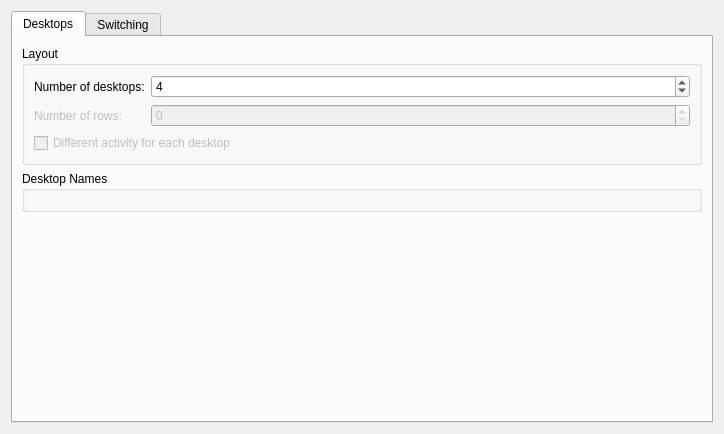
<?xml version="1.0" encoding="UTF-8"?>
<ui version="4.0">
 <class>KWinDesktopConfigForm</class>
 <widget class="QWidget" name="KWinDesktopConfigForm">
  <property name="geometry">
   <rect>
    <x>0</x>
    <y>0</y>
    <width>724</width>
    <height>434</height>
   </rect>
  </property>
  <property name="windowTitle">
   <string>Form</string>
  </property>
  <layout class="QHBoxLayout" name="horizontalLayout">
   <item>
    <widget class="QTabWidget" name="tabWidget">
     <property name="currentIndex">
      <number>0</number>
     </property>
     <widget class="QWidget" name="desktop">
      <attribute name="title">
       <string>Desktops</string>
      </attribute>
      <layout class="QVBoxLayout" name="verticalLayout">
       <item>
        <widget class="QGroupBox" name="groupBox_2">
         <property name="title">
          <string>Layout</string>
         </property>
         <layout class="QFormLayout" name="formLayout_2">
          <property name="fieldGrowthPolicy">
           <enum>QFormLayout::AllNonFixedFieldsGrow</enum>
          </property>
          <item row="0" column="0">
           <widget class="QLabel" name="numberLabel">
            <property name="whatsThis">
             <string>Here you can set how many virtual desktops you want on your KDE desktop. Move the slider to change the value.</string>
            </property>
            <property name="text">
             <string>Number of desktops:</string>
            </property>
            <property name="buddy">
             <cstring>numberSpinBox</cstring>
            </property>
           </widget>
          </item>
          <item row="0" column="1">
           <widget class="KIntSpinBox" name="numberSpinBox">
            <property name="whatsThis">
             <string>Here you can set how many virtual desktops you want on your KDE desktop. Move the slider to change the value.</string>
            </property>
            <property name="minimum">
             <number>1</number>
            </property>
            <property name="maximum">
             <number>20</number>
            </property>
            <property name="value">
             <number>4</number>
            </property>
           </widget>
          </item>
          <item row="1" column="0">
           <widget class="QLabel" name="label">
            <property name="enabled">
             <bool>false</bool>
            </property>
            <property name="text">
             <string>Number of rows:</string>
            </property>
            <property name="buddy">
             <cstring>rowsSpinBox</cstring>
            </property>
           </widget>
          </item>
          <item row="1" column="1">
           <widget class="KIntSpinBox" name="rowsSpinBox">
            <property name="enabled">
             <bool>false</bool>
            </property>
           </widget>
          </item>
          <item row="2" column="0" colspan="2">
           <widget class="QCheckBox" name="activityCheckBox">
            <property name="enabled">
             <bool>false</bool>
            </property>
            <property name="text">
             <string>Different activity for each desktop</string>
            </property>
           </widget>
          </item>
         </layout>
        </widget>
       </item>
       <item>
        <widget class="QGroupBox" name="nameGroup">
         <property name="title">
          <string>Desktop Names</string>
         </property>
         <layout class="QVBoxLayout" name="verticalLayout_2">
          <item>
           <widget class="KWin::DesktopNamesWidget" name="desktopNames" native="true"/>
          </item>
         </layout>
        </widget>
       </item>
       <item>
        <spacer name="verticalSpacer">
         <property name="orientation">
          <enum>Qt::Vertical</enum>
         </property>
         <property name="sizeHint" stdset="0">
          <size>
           <width>20</width>
           <height>40</height>
          </size>
         </property>
        </spacer>
       </item>
      </layout>
     </widget>
     <widget class="QWidget" name="switching">
      <attribute name="title">
       <string>Switching</string>
      </attribute>
      <layout class="QGridLayout" name="gridLayout_2">
       <item row="0" column="0">
        <widget class="QGroupBox" name="groupBox_3">
         <property name="title">
          <string>Desktop Effect Animation</string>
         </property>
         <layout class="QFormLayout" name="formLayout_3">
          <item row="0" column="0">
           <widget class="QLabel" name="label_2">
            <property name="text">
             <string>Animation:</string>
            </property>
            <property name="buddy">
             <cstring>effectComboBox</cstring>
            </property>
           </widget>
          </item>
          <item row="0" column="1">
           <layout class="QHBoxLayout" name="horizontalLayout_2">
            <item>
             <widget class="KComboBox" name="effectComboBox">
              <property name="sizePolicy">
               <sizepolicy hsizetype="MinimumExpanding" vsizetype="Fixed">
                <horstretch>0</horstretch>
                <verstretch>0</verstretch>
               </sizepolicy>
              </property>
             </widget>
            </item>
            <item>
             <widget class="KPushButton" name="effectConfigButton">
              <property name="sizePolicy">
               <sizepolicy hsizetype="Minimum" vsizetype="Fixed">
                <horstretch>0</horstretch>
                <verstretch>0</verstretch>
               </sizepolicy>
              </property>
             </widget>
            </item>
            <item>
             <widget class="KPushButton" name="effectInfoButton"/>
            </item>
           </layout>
          </item>
          <item row="1" column="0">
           <spacer name="verticalSpacer_3">
            <property name="orientation">
             <enum>Qt::Vertical</enum>
            </property>
            <property name="sizeHint" stdset="0">
             <size>
              <width>20</width>
              <height>40</height>
             </size>
            </property>
           </spacer>
          </item>
         </layout>
        </widget>
       </item>
       <item row="2" column="0" colspan="2">
        <widget class="QGroupBox" name="shortcutsGroupBox">
         <property name="title">
          <string>Shortcuts</string>
         </property>
         <layout class="QVBoxLayout" name="verticalLayout_3">
          <item>
           <widget class="QFrame" name="editorFrame">
            <property name="frameShape">
             <enum>QFrame::NoFrame</enum>
            </property>
            <property name="frameShadow">
             <enum>QFrame::Plain</enum>
            </property>
            <property name="lineWidth">
             <number>0</number>
            </property>
           </widget>
          </item>
          <item>
           <widget class="QCheckBox" name="allShortcutsCheckBox">
            <property name="text">
             <string>Show shortcuts for all possible desktops</string>
            </property>
           </widget>
          </item>
         </layout>
        </widget>
       </item>
       <item row="0" column="1">
        <widget class="QGroupBox" name="popupInfoCheckBox">
         <property name="title">
          <string>Desktop Switch On-Screen Display</string>
         </property>
         <property name="checkable">
          <bool>true</bool>
         </property>
         <property name="checked">
          <bool>false</bool>
         </property>
         <layout class="QFormLayout" name="formLayout">
          <property name="fieldGrowthPolicy">
           <enum>QFormLayout::AllNonFixedFieldsGrow</enum>
          </property>
          <item row="0" column="0">
           <widget class="QLabel" name="hideLabel">
            <property name="text">
             <string>Duration:</string>
            </property>
            <property name="buddy">
             <cstring>popupHideSpinBox</cstring>
            </property>
           </widget>
          </item>
          <item row="0" column="1">
           <widget class="KIntSpinBox" name="popupHideSpinBox">
            <property name="suffix">
             <string> msec</string>
            </property>
            <property name="maximum">
             <number>5000</number>
            </property>
            <property name="singleStep">
             <number>50</number>
            </property>
           </widget>
          </item>
          <item row="1" column="0">
           <spacer name="verticalSpacer_2">
            <property name="orientation">
             <enum>Qt::Vertical</enum>
            </property>
            <property name="sizeHint" stdset="0">
             <size>
              <width>20</width>
              <height>40</height>
             </size>
            </property>
           </spacer>
          </item>
         </layout>
        </widget>
       </item>
      </layout>
     </widget>
    </widget>
   </item>
  </layout>
 </widget>
 <customwidgets>
  <customwidget>
   <class>KIntSpinBox</class>
   <extends>QSpinBox</extends>
   <header>knuminput.h</header>
  </customwidget>
  <customwidget>
   <class>KPushButton</class>
   <extends>QPushButton</extends>
   <header>kpushbutton.h</header>
  </customwidget>
  <customwidget>
   <class>KComboBox</class>
   <extends>QComboBox</extends>
   <header>kcombobox.h</header>
  </customwidget>
  <customwidget>
   <class>KWin::DesktopNamesWidget</class>
   <extends>QWidget</extends>
   <header>desktopnameswidget.h</header>
   <container>1</container>
   <slots>
    <slot>numberChanged(int)</slot>
   </slots>
  </customwidget>
 </customwidgets>
 <resources/>
 <connections>
  <connection>
   <sender>numberSpinBox</sender>
   <signal>valueChanged(int)</signal>
   <receiver>desktopNames</receiver>
   <slot>numberChanged(int)</slot>
   <hints>
    <hint type="sourcelabel">
     <x>327</x>
     <y>144</y>
    </hint>
    <hint type="destinationlabel">
     <x>326</x>
     <y>209</y>
    </hint>
   </hints>
  </connection>
 </connections>
</ui>
